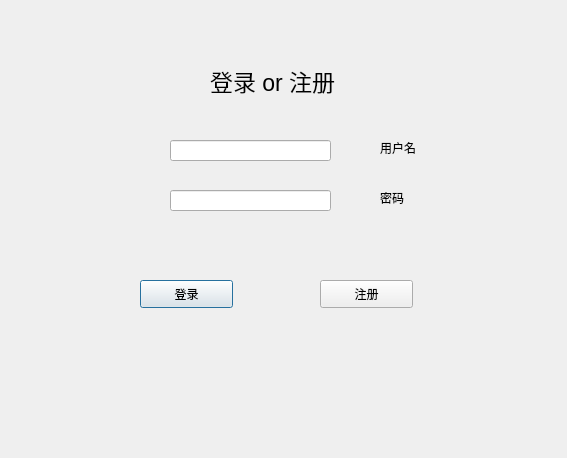
<?xml version="1.0" encoding="UTF-8"?>
<ui version="4.0">
 <class>loginwindow</class>
 <widget class="QDialog" name="loginwindow">
  <property name="geometry">
   <rect>
    <x>0</x>
    <y>0</y>
    <width>567</width>
    <height>458</height>
   </rect>
  </property>
  <property name="windowTitle">
   <string>Dialog</string>
  </property>
  <widget class="QPushButton" name="pushButton">
   <property name="geometry">
    <rect>
     <x>140</x>
     <y>280</y>
     <width>93</width>
     <height>28</height>
    </rect>
   </property>
   <property name="text">
    <string>登录</string>
   </property>
  </widget>
  <widget class="QLabel" name="label_2">
   <property name="geometry">
    <rect>
     <x>380</x>
     <y>140</y>
     <width>72</width>
     <height>15</height>
    </rect>
   </property>
   <property name="text">
    <string>用户名</string>
   </property>
  </widget>
  <widget class="QLabel" name="label">
   <property name="geometry">
    <rect>
     <x>210</x>
     <y>50</y>
     <width>181</width>
     <height>61</height>
    </rect>
   </property>
   <property name="font">
    <font>
     <pointsize>17</pointsize>
    </font>
   </property>
   <property name="text">
    <string>登录 or 注册</string>
   </property>
  </widget>
  <widget class="QLabel" name="label_3">
   <property name="geometry">
    <rect>
     <x>380</x>
     <y>190</y>
     <width>72</width>
     <height>15</height>
    </rect>
   </property>
   <property name="text">
    <string>密码</string>
   </property>
  </widget>
  <widget class="QPushButton" name="pushButton_2">
   <property name="geometry">
    <rect>
     <x>320</x>
     <y>280</y>
     <width>93</width>
     <height>28</height>
    </rect>
   </property>
   <property name="text">
    <string>注册</string>
   </property>
  </widget>
  <widget class="QLineEdit" name="lineEdit_2">
   <property name="geometry">
    <rect>
     <x>170</x>
     <y>190</y>
     <width>161</width>
     <height>21</height>
    </rect>
   </property>
  </widget>
  <widget class="QLineEdit" name="lineEdit">
   <property name="geometry">
    <rect>
     <x>170</x>
     <y>140</y>
     <width>161</width>
     <height>21</height>
    </rect>
   </property>
  </widget>
 </widget>
 <resources/>
 <connections/>
</ui>
